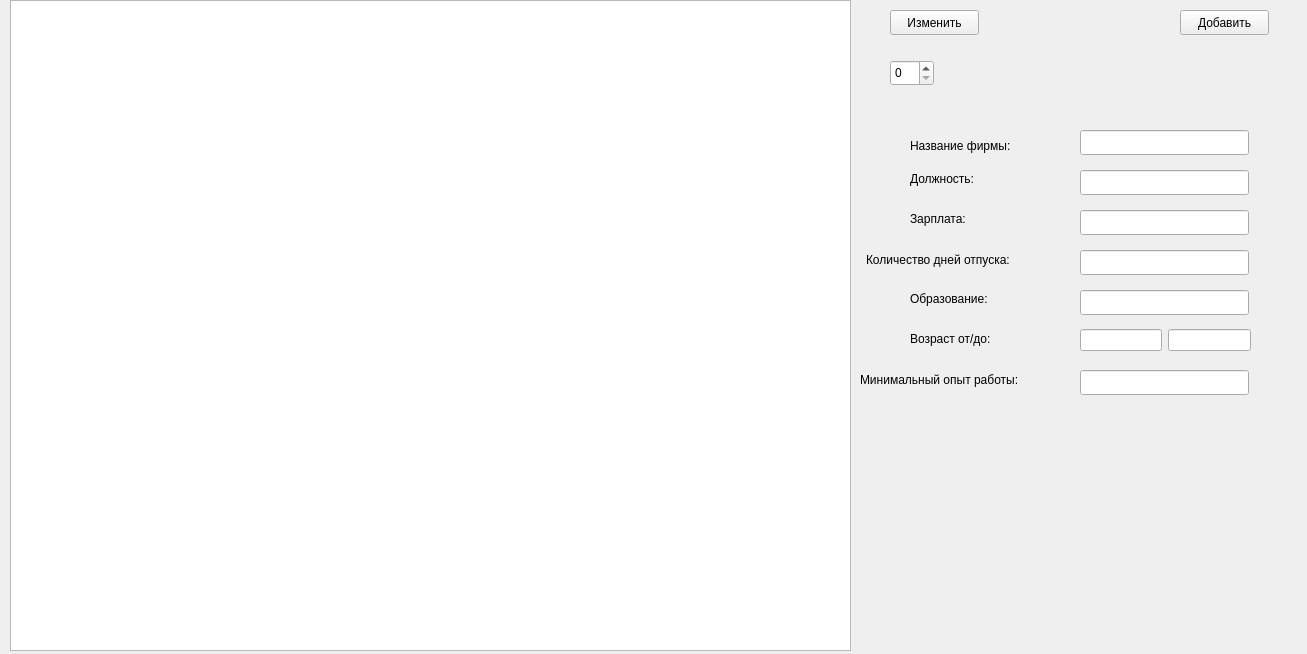
<?xml version="1.0" encoding="UTF-8"?>
<ui version="4.0">
 <class>FirmWindow</class>
 <widget class="QWidget" name="FirmWindow">
  <property name="windowModality">
   <enum>Qt::ApplicationModal</enum>
  </property>
  <property name="geometry">
   <rect>
    <x>0</x>
    <y>0</y>
    <width>1307</width>
    <height>654</height>
   </rect>
  </property>
  <property name="windowTitle">
   <string>Form</string>
  </property>
  <widget class="QTableView" name="tableView">
   <property name="geometry">
    <rect>
     <x>10</x>
     <y>0</y>
     <width>841</width>
     <height>651</height>
    </rect>
   </property>
  </widget>
  <widget class="QSpinBox" name="numberOfChanging">
   <property name="geometry">
    <rect>
     <x>890</x>
     <y>60</y>
     <width>44</width>
     <height>26</height>
    </rect>
   </property>
  </widget>
  <widget class="QPushButton" name="addWorkerButton">
   <property name="geometry">
    <rect>
     <x>1180</x>
     <y>10</y>
     <width>89</width>
     <height>25</height>
    </rect>
   </property>
   <property name="text">
    <string>Добавить</string>
   </property>
  </widget>
  <widget class="QPushButton" name="changeWorkerButton">
   <property name="geometry">
    <rect>
     <x>890</x>
     <y>10</y>
     <width>89</width>
     <height>25</height>
    </rect>
   </property>
   <property name="text">
    <string>Изменить</string>
   </property>
  </widget>
  <widget class="QWidget" name="horizontalLayoutWidget">
   <property name="geometry">
    <rect>
     <x>1080</x>
     <y>320</y>
     <width>171</width>
     <height>41</height>
    </rect>
   </property>
   <layout class="QHBoxLayout" name="horizontalLayout">
    <item>
     <widget class="QLineEdit" name="minimalAgeEdit"/>
    </item>
    <item>
     <widget class="QLineEdit" name="maximumAgeEdit"/>
    </item>
   </layout>
  </widget>
  <widget class="QLineEdit" name="nameEdit">
   <property name="geometry">
    <rect>
     <x>1080</x>
     <y>130</y>
     <width>169</width>
     <height>25</height>
    </rect>
   </property>
  </widget>
  <widget class="QLineEdit" name="vacancyEdit">
   <property name="geometry">
    <rect>
     <x>1080</x>
     <y>170</y>
     <width>169</width>
     <height>25</height>
    </rect>
   </property>
  </widget>
  <widget class="QLineEdit" name="vacationEdit">
   <property name="geometry">
    <rect>
     <x>1080</x>
     <y>250</y>
     <width>169</width>
     <height>25</height>
    </rect>
   </property>
  </widget>
  <widget class="QLineEdit" name="salaryEdit">
   <property name="geometry">
    <rect>
     <x>1080</x>
     <y>210</y>
     <width>169</width>
     <height>25</height>
    </rect>
   </property>
  </widget>
  <widget class="QLineEdit" name="isEducatedEdit">
   <property name="geometry">
    <rect>
     <x>1080</x>
     <y>290</y>
     <width>169</width>
     <height>25</height>
    </rect>
   </property>
  </widget>
  <widget class="QLineEdit" name="minimalExperienceEdit">
   <property name="geometry">
    <rect>
     <x>1080</x>
     <y>370</y>
     <width>169</width>
     <height>25</height>
    </rect>
   </property>
  </widget>
  <widget class="QLabel" name="label">
   <property name="geometry">
    <rect>
     <x>910</x>
     <y>130</y>
     <width>131</width>
     <height>31</height>
    </rect>
   </property>
   <property name="text">
    <string>Название фирмы:</string>
   </property>
  </widget>
  <widget class="QLabel" name="label_2">
   <property name="geometry">
    <rect>
     <x>910</x>
     <y>170</y>
     <width>91</width>
     <height>17</height>
    </rect>
   </property>
   <property name="text">
    <string>Должность: </string>
   </property>
  </widget>
  <widget class="QLabel" name="label_3">
   <property name="geometry">
    <rect>
     <x>910</x>
     <y>210</y>
     <width>67</width>
     <height>17</height>
    </rect>
   </property>
   <property name="text">
    <string>Зарплата:</string>
   </property>
  </widget>
  <widget class="QLabel" name="label_4">
   <property name="geometry">
    <rect>
     <x>866</x>
     <y>250</y>
     <width>191</width>
     <height>20</height>
    </rect>
   </property>
   <property name="text">
    <string>Количество дней отпуска: </string>
   </property>
  </widget>
  <widget class="QLabel" name="label_5">
   <property name="geometry">
    <rect>
     <x>910</x>
     <y>290</y>
     <width>111</width>
     <height>17</height>
    </rect>
   </property>
   <property name="text">
    <string>Образование:</string>
   </property>
  </widget>
  <widget class="QLabel" name="label_6">
   <property name="geometry">
    <rect>
     <x>910</x>
     <y>330</y>
     <width>111</width>
     <height>17</height>
    </rect>
   </property>
   <property name="text">
    <string>Возраст от/до:</string>
   </property>
  </widget>
  <widget class="QLabel" name="label_7">
   <property name="geometry">
    <rect>
     <x>860</x>
     <y>370</y>
     <width>211</width>
     <height>20</height>
    </rect>
   </property>
   <property name="text">
    <string>Минимальный опыт работы:</string>
   </property>
  </widget>
 </widget>
 <resources/>
 <connections/>
</ui>
